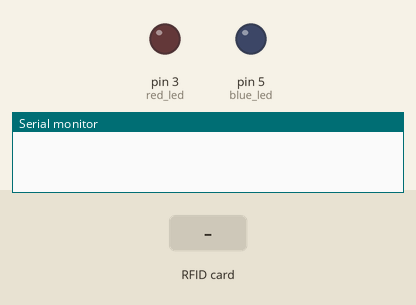
The sketch below on a simulated Arduino Uno, built with avr-gcc and run on an emulated ATmega328P. Shown: output pins drawn as LEDs (lit = HIGH), the last lines printed to the serial monitor. The inputs (shaded band) are chosen by the test bench. Pins used as bus, display or sensor lines are not drawn.

Above: at 1.2 s.
1.3 s: RFID card 52 C3 01 49 held to the reader
2.8 s: RFID card 52 C3 01 49 held to the reader
At 4.8 s:
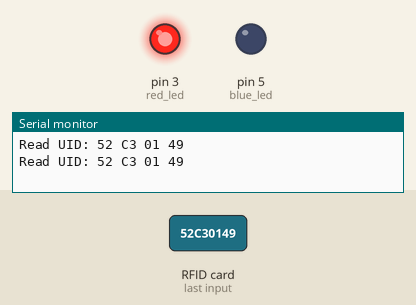
5.8 s: RFID card 5E 7A 19 C4 held to the reader
At 8.3 s:
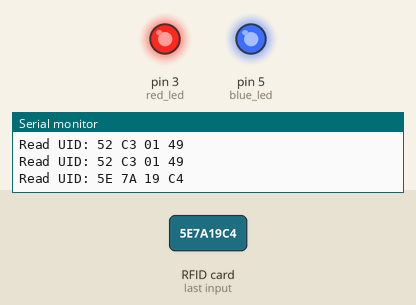
Timing chart, 0 to 9.8 s (numbered marks = the images above; inputs shaded):
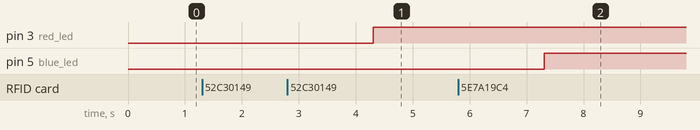

Measured:
- after the input at 2.8 s, pin 5 (blue_led): stays LOW (without the input it goes to HIGH after 1.5 s)

The sketch:

rfid_read.ino
```cpp
/*
 * Typical pin layout used:
 * -----------------------------------------------------------------------------------------
 *             MFRC522      Arduino       Arduino   Arduino    Arduino          Arduino
 *             Reader/PCD   Uno/101       Mega      Nano v3    Leonardo/Micro   Pro Micro
 * Signal      Pin          Pin           Pin       Pin        Pin              Pin
 * -----------------------------------------------------------------------------------------
 * RST/Reset   RST          9             5         D9         RESET/ICSP-5     RST
 * SPI SS      SDA(SS)      10            53        D10        10               10
 * SPI MOSI    MOSI         11 / ICSP-4   51        D11        ICSP-4           16
 * SPI MISO    MISO         12 / ICSP-1   50        D12        ICSP-1           14
 * SPI SCK     SCK          13 / ICSP-3   52        D13        ICSP-3           15
 */

#include <SPI.h>
#include <MFRC522.h>

#define RST_PIN   9
#define SS_PIN    10

MFRC522 mfrc522(SS_PIN, RST_PIN);

byte blue_uid[] = {0x52, 0xC3, 0x01, 0x49};
byte red_uid[] = {0x53, 0x8D7, 0x99, 0x1A};

int blue_led = 5;
int red_led = 3;

bool blue_check = false;
bool red_check = false;


void setup() {
  Serial.begin(9600);
  SPI.begin();
  mfrc522.PCD_Init();
  pinMode(blue_led, OUTPUT);
  pinMode(red_led, OUTPUT);
}

void loop() {
  if (mfrc522.PICC_IsNewCardPresent() && mfrc522.PICC_ReadCardSerial() ) {
    Serial.print("Read UID:");
    for (byte i = 0; i < mfrc522.uid.size; i++) {
      Serial.print(mfrc522.uid.uidByte[i] < 0x10 ? " 0" : " ");
      Serial.print(mfrc522.uid.uidByte[i], HEX);
    }
    Serial.println();


    blue_check = false;
    for (int j=0; j<4; j++) {
      if (mfrc522.uid.uidByte[j] == blue_uid[j]) {
        blue_check = true;
        digitalWrite(blue_led, LOW);
      }
    }


    red_check = false;
    for (int i=0; i<4; i++) {
      if (mfrc522.uid.uidByte[i] == red_uid[i]) {
        red_check = true;
        digitalWrite(red_led, LOW);
      }
    }


    mfrc522.PICC_HaltA();
    delay(3000);
    digitalWrite(blue_led, HIGH);
    digitalWrite(red_led, HIGH);
  }

}
```
